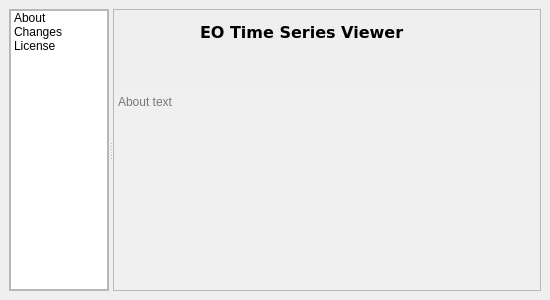
<?xml version="1.0" encoding="UTF-8"?>
<ui version="4.0">
 <class>AboutDialog</class>
 <widget class="QDialog" name="AboutDialog">
  <property name="windowModality">
   <enum>Qt::ApplicationModal</enum>
  </property>
  <property name="geometry">
   <rect>
    <x>0</x>
    <y>0</y>
    <width>550</width>
    <height>300</height>
   </rect>
  </property>
  <property name="sizePolicy">
   <sizepolicy hsizetype="Preferred" vsizetype="Preferred">
    <horstretch>0</horstretch>
    <verstretch>0</verstretch>
   </sizepolicy>
  </property>
  <property name="minimumSize">
   <size>
    <width>550</width>
    <height>300</height>
   </size>
  </property>
  <property name="windowTitle">
   <string>About EO Time Series Viewer</string>
  </property>
  <property name="windowIcon">
   <iconset resource="eotsv_resources.qrc">
    <normaloff>:/eotimeseriesviewer/icons/icon.svg</normaloff>:/eotimeseriesviewer/icons/icon.svg</iconset>
  </property>
  <property name="sizeGripEnabled">
   <bool>false</bool>
  </property>
  <property name="modal">
   <bool>false</bool>
  </property>
  <layout class="QHBoxLayout" name="horizontalLayout_2">
   <property name="spacing">
    <number>6</number>
   </property>
   <property name="leftMargin">
    <number>9</number>
   </property>
   <property name="topMargin">
    <number>9</number>
   </property>
   <property name="rightMargin">
    <number>9</number>
   </property>
   <property name="bottomMargin">
    <number>9</number>
   </property>
   <item>
    <widget class="QSplitter" name="splitter">
     <property name="sizePolicy">
      <sizepolicy hsizetype="Preferred" vsizetype="Preferred">
       <horstretch>0</horstretch>
       <verstretch>0</verstretch>
      </sizepolicy>
     </property>
     <property name="frameShape">
      <enum>QFrame::NoFrame</enum>
     </property>
     <property name="orientation">
      <enum>Qt::Horizontal</enum>
     </property>
     <property name="opaqueResize">
      <bool>false</bool>
     </property>
     <property name="handleWidth">
      <number>4</number>
     </property>
     <property name="childrenCollapsible">
      <bool>false</bool>
     </property>
     <widget class="QFrame" name="listWidgetFrame">
      <property name="sizePolicy">
       <sizepolicy hsizetype="Preferred" vsizetype="Preferred">
        <horstretch>1</horstretch>
        <verstretch>0</verstretch>
       </sizepolicy>
      </property>
      <property name="maximumSize">
       <size>
        <width>100</width>
        <height>16777215</height>
       </size>
      </property>
      <property name="frameShape">
       <enum>QFrame::StyledPanel</enum>
      </property>
      <property name="frameShadow">
       <enum>QFrame::Raised</enum>
      </property>
      <layout class="QVBoxLayout" name="verticalLayout_5">
       <property name="leftMargin">
        <number>0</number>
       </property>
       <property name="topMargin">
        <number>0</number>
       </property>
       <property name="rightMargin">
        <number>0</number>
       </property>
       <property name="bottomMargin">
        <number>0</number>
       </property>
       <item>
        <widget class="QListWidget" name="listWidget">
         <property name="sizePolicy">
          <sizepolicy hsizetype="Fixed" vsizetype="Preferred">
           <horstretch>0</horstretch>
           <verstretch>0</verstretch>
          </sizepolicy>
         </property>
         <property name="minimumSize">
          <size>
           <width>58</width>
           <height>0</height>
          </size>
         </property>
         <property name="sizeAdjustPolicy">
          <enum>QAbstractScrollArea::AdjustToContents</enum>
         </property>
         <item>
          <property name="text">
           <string>About</string>
          </property>
         </item>
         <item>
          <property name="text">
           <string>Changes</string>
          </property>
         </item>
         <item>
          <property name="text">
           <string>License</string>
          </property>
         </item>
        </widget>
       </item>
      </layout>
     </widget>
     <widget class="QFrame" name="stackWidgetFrame">
      <property name="sizePolicy">
       <sizepolicy hsizetype="Expanding" vsizetype="Preferred">
        <horstretch>2</horstretch>
        <verstretch>0</verstretch>
       </sizepolicy>
      </property>
      <property name="frameShape">
       <enum>QFrame::StyledPanel</enum>
      </property>
      <property name="frameShadow">
       <enum>QFrame::Raised</enum>
      </property>
      <layout class="QVBoxLayout" name="verticalLayout_6">
       <property name="leftMargin">
        <number>0</number>
       </property>
       <property name="topMargin">
        <number>0</number>
       </property>
       <property name="rightMargin">
        <number>0</number>
       </property>
       <property name="bottomMargin">
        <number>0</number>
       </property>
       <item>
        <widget class="QStackedWidget" name="stackedWidget">
         <property name="sizePolicy">
          <sizepolicy hsizetype="Ignored" vsizetype="Expanding">
           <horstretch>2</horstretch>
           <verstretch>0</verstretch>
          </sizepolicy>
         </property>
         <property name="maximumSize">
          <size>
           <width>16777215</width>
           <height>16777215</height>
          </size>
         </property>
         <property name="frameShape">
          <enum>QFrame::NoFrame</enum>
         </property>
         <property name="currentIndex">
          <number>0</number>
         </property>
         <widget class="QWidget" name="pageAbout">
          <property name="sizePolicy">
           <sizepolicy hsizetype="Preferred" vsizetype="Preferred">
            <horstretch>0</horstretch>
            <verstretch>0</verstretch>
           </sizepolicy>
          </property>
          <layout class="QVBoxLayout" name="verticalLayout_3">
           <property name="spacing">
            <number>0</number>
           </property>
           <property name="leftMargin">
            <number>0</number>
           </property>
           <property name="topMargin">
            <number>0</number>
           </property>
           <property name="rightMargin">
            <number>0</number>
           </property>
           <property name="bottomMargin">
            <number>0</number>
           </property>
           <item>
            <layout class="QHBoxLayout" name="horizontalLayout">
             <property name="spacing">
              <number>2</number>
             </property>
             <property name="topMargin">
              <number>0</number>
             </property>
             <property name="bottomMargin">
              <number>6</number>
             </property>
             <item>
              <widget class="QLabel" name="label">
               <property name="sizePolicy">
                <sizepolicy hsizetype="Fixed" vsizetype="Fixed">
                 <horstretch>0</horstretch>
                 <verstretch>0</verstretch>
                </sizepolicy>
               </property>
               <property name="minimumSize">
                <size>
                 <width>75</width>
                 <height>75</height>
                </size>
               </property>
               <property name="maximumSize">
                <size>
                 <width>75</width>
                 <height>75</height>
                </size>
               </property>
               <property name="text">
                <string/>
               </property>
               <property name="pixmap">
                <pixmap resource="eotsv_resources.qrc">:/eotimeseriesviewer/icons/IconTimeSeries.svg</pixmap>
               </property>
               <property name="scaledContents">
                <bool>true</bool>
               </property>
               <property name="alignment">
                <set>Qt::AlignLeading|Qt::AlignLeft|Qt::AlignTop</set>
               </property>
              </widget>
             </item>
             <item>
              <widget class="QFrame" name="frame">
               <property name="minimumSize">
                <size>
                 <width>50</width>
                 <height>0</height>
                </size>
               </property>
               <property name="frameShape">
                <enum>QFrame::NoFrame</enum>
               </property>
               <property name="frameShadow">
                <enum>QFrame::Raised</enum>
               </property>
               <layout class="QVBoxLayout" name="verticalLayout_2">
                <item>
                 <widget class="QLabel" name="label_4">
                  <property name="sizePolicy">
                   <sizepolicy hsizetype="Preferred" vsizetype="Preferred">
                    <horstretch>2</horstretch>
                    <verstretch>0</verstretch>
                   </sizepolicy>
                  </property>
                  <property name="font">
                   <font>
                    <family>Verdana</family>
                    <pointsize>12</pointsize>
                    <weight>75</weight>
                    <bold>true</bold>
                   </font>
                  </property>
                  <property name="styleSheet">
                   <string notr="true">background-color: rgb(255, 255, 255,0);</string>
                  </property>
                  <property name="text">
                   <string>EO Time Series Viewer</string>
                  </property>
                  <property name="textFormat">
                   <enum>Qt::PlainText</enum>
                  </property>
                  <property name="scaledContents">
                   <bool>true</bool>
                  </property>
                  <property name="alignment">
                   <set>Qt::AlignLeading|Qt::AlignLeft|Qt::AlignVCenter</set>
                  </property>
                  <property name="wordWrap">
                   <bool>true</bool>
                  </property>
                  <property name="openExternalLinks">
                   <bool>false</bool>
                  </property>
                 </widget>
                </item>
                <item>
                 <widget class="QLabel" name="labelVersion">
                  <property name="text">
                   <string>&lt;version&gt;</string>
                  </property>
                 </widget>
                </item>
               </layout>
              </widget>
             </item>
             <item>
              <widget class="QLabel" name="label_2">
               <property name="sizePolicy">
                <sizepolicy hsizetype="Fixed" vsizetype="Fixed">
                 <horstretch>0</horstretch>
                 <verstretch>0</verstretch>
                </sizepolicy>
               </property>
               <property name="minimumSize">
                <size>
                 <width>75</width>
                 <height>75</height>
                </size>
               </property>
               <property name="maximumSize">
                <size>
                 <width>75</width>
                 <height>75</height>
                </size>
               </property>
               <property name="text">
                <string/>
               </property>
               <property name="pixmap">
                <pixmap resource="eotsv_resources.qrc">:/eotimeseriesviewer/icons/logo_hub.svg</pixmap>
               </property>
               <property name="scaledContents">
                <bool>true</bool>
               </property>
               <property name="alignment">
                <set>Qt::AlignLeading|Qt::AlignLeft|Qt::AlignTop</set>
               </property>
              </widget>
             </item>
            </layout>
           </item>
           <item>
            <widget class="QTextBrowser" name="tbAbout">
             <property name="styleSheet">
              <string notr="true">background-color: rgb(240, 240, 240);</string>
             </property>
             <property name="frameShape">
              <enum>QFrame::NoFrame</enum>
             </property>
             <property name="sizeAdjustPolicy">
              <enum>QAbstractScrollArea::AdjustToContents</enum>
             </property>
             <property name="autoFormatting">
              <set>QTextEdit::AutoNone</set>
             </property>
             <property name="readOnly">
              <bool>true</bool>
             </property>
             <property name="html">
              <string>&lt;!DOCTYPE HTML PUBLIC &quot;-//W3C//DTD HTML 4.0//EN&quot; &quot;http://www.w3.org/TR/REC-html40/strict.dtd&quot;&gt;
&lt;html&gt;&lt;head&gt;&lt;meta name=&quot;qrichtext&quot; content=&quot;1&quot; /&gt;&lt;style type=&quot;text/css&quot;&gt;
p, li { white-space: pre-wrap; }
&lt;/style&gt;&lt;/head&gt;&lt;body style=&quot; font-family:'Sans Serif'; font-size:9pt; font-weight:400; font-style:normal;&quot;&gt;
&lt;p style=&quot;-qt-paragraph-type:empty; margin-top:0px; margin-bottom:0px; margin-left:0px; margin-right:0px; -qt-block-indent:0; text-indent:0px;&quot;&gt;&lt;br /&gt;&lt;/p&gt;&lt;/body&gt;&lt;/html&gt;</string>
             </property>
             <property name="placeholderText">
              <string>About text</string>
             </property>
             <property name="source">
              <url>
               <string>qrc:/eotimeseriesviewer/ABOUT.txt</string>
              </url>
             </property>
             <property name="openExternalLinks">
              <bool>true</bool>
             </property>
            </widget>
           </item>
          </layout>
         </widget>
         <widget class="QWidget" name="pageChanges">
          <layout class="QVBoxLayout" name="verticalLayout">
           <property name="leftMargin">
            <number>0</number>
           </property>
           <property name="topMargin">
            <number>0</number>
           </property>
           <property name="rightMargin">
            <number>0</number>
           </property>
           <property name="bottomMargin">
            <number>0</number>
           </property>
           <item>
            <widget class="QTextBrowser" name="tbChanges">
             <property name="openExternalLinks">
              <bool>true</bool>
             </property>
            </widget>
           </item>
          </layout>
         </widget>
         <widget class="QWidget" name="pageLicense">
          <layout class="QVBoxLayout" name="verticalLayout_4">
           <property name="leftMargin">
            <number>0</number>
           </property>
           <property name="topMargin">
            <number>0</number>
           </property>
           <property name="rightMargin">
            <number>0</number>
           </property>
           <property name="bottomMargin">
            <number>0</number>
           </property>
           <item>
            <widget class="QTextBrowser" name="tbLicense">
             <property name="openExternalLinks">
              <bool>true</bool>
             </property>
            </widget>
           </item>
          </layout>
         </widget>
        </widget>
       </item>
      </layout>
     </widget>
    </widget>
   </item>
  </layout>
  <action name="actionShowCreditsQt">
   <property name="text">
    <string>showCreditsQt</string>
   </property>
  </action>
  <action name="actionShowCreditsQgis">
   <property name="icon">
    <iconset>
     <normaloff>:/eotimeseriesviewer/icons/qgis-icon.svg</normaloff>:/eotimeseriesviewer/icons/qgis-icon.svg</iconset>
   </property>
   <property name="text">
    <string>showCreditsQgis</string>
   </property>
  </action>
  <action name="actionShowCreditsPyQtGraph">
   <property name="text">
    <string>showCreditsPyQtGraph</string>
   </property>
  </action>
 </widget>
 <resources>
  <include location="eotsv_resources.qrc"/>
 </resources>
 <connections>
  <connection>
   <sender>listWidget</sender>
   <signal>currentRowChanged(int)</signal>
   <receiver>stackedWidget</receiver>
   <slot>setCurrentIndex(int)</slot>
   <hints>
    <hint type="sourcelabel">
     <x>63</x>
     <y>61</y>
    </hint>
    <hint type="destinationlabel">
     <x>321</x>
     <y>102</y>
    </hint>
   </hints>
  </connection>
 </connections>
</ui>
